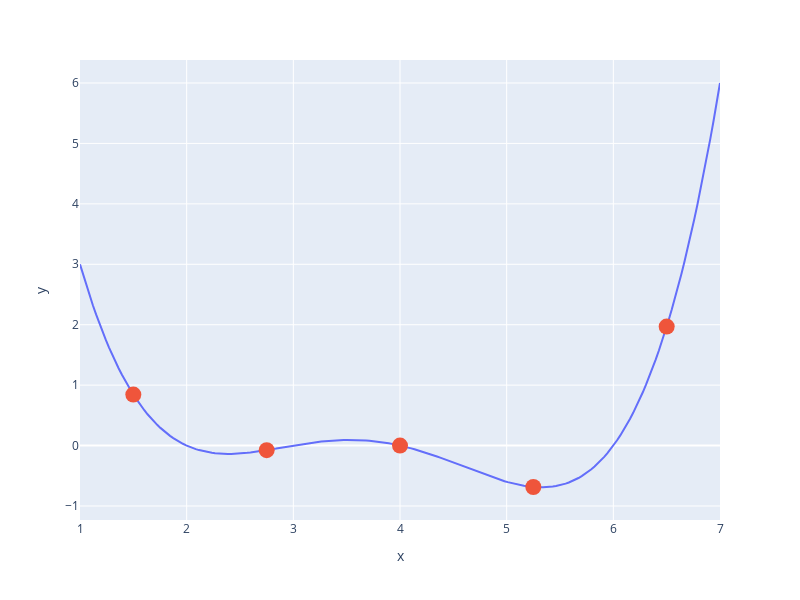

The cell this chart's notebook holds for it:
### Markdown cell above
This process is essentially the same as before where we made a graphical plot, it's just that we're only looking at a few selected points.

### Code cell
xs = np.linspace(1, 7, 200)
sparse_xs = np.linspace(1.5, 6.5, 5)

ys = f(xs)
sparse_ys = f(sparse_xs)

fig = px.line(x = xs, y = f(xs))
fig.add_scatter(x = sparse_xs, y = f(sparse_xs), mode = "markers", marker_size=16)
fig.update_layout(showlegend= False)
fig.update_layout(autosize=False, width=800, height=600)
fig.show()

### Figure 1 — Plotly figure (JSON) as saved in the notebook; plotly's stock layout.template omitted (floating-point values rounded to 4 significant figures; data arrays with more than 128 entries replaced by an {"elided": "..."} marker saying what was removed)
{"data": [{"hovertemplate": "x=%{x}<br>y=%{y}<extra></extra>", "legendgroup": "", "line": {"color": "#636efa", "dash": "solid"}, "marker": {"symbol": "circle"}, "mode": "lines", "name": "", "orientation": "v", "showlegend": false, "type": "scatter", "x": {"elided": "200 float values"}, "xaxis": "x", "y": {"elided": "200 float values"}, "yaxis": "y"}, {"marker": {"size": 16}, "mode": "markers", "type": "scatter", "x": [1.5, 2.75, 4.0, 5.25, 6.5], "y": [0.8438, -0.07617, 0.0, -0.6855, 1.969]}], "layout": {"autosize": false, "height": 600, "legend": {"tracegroupgap": 0}, "margin": {"t": 60}, "showlegend": false, "width": 800, "xaxis": {"anchor": "y", "domain": [0, 1], "title": {"text": "x"}}, "yaxis": {"anchor": "x", "domain": [0, 1], "title": {"text": "y"}}}}
